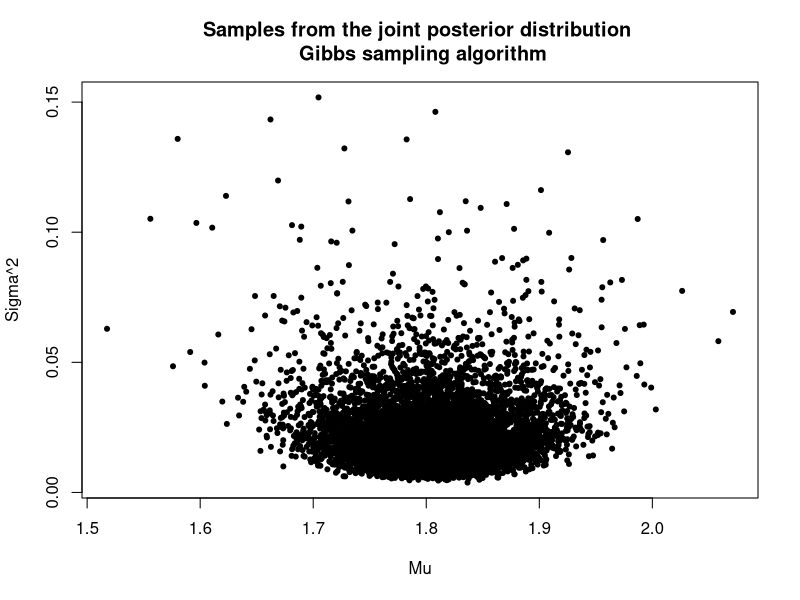

This figure's R source: (Note: this script raises an error after producing the figure.)
###  Sampling model: y_1,..,y_n | mu, sigma2 ~ N(mu, sigma2)
###  Prior: p(mu,sigma2)=p(mu)*p(sigma2)=N(mu0,tau2_0)*InverseGamma(nu0/2,nu0*sigma2_0/2)
###  Full conditionals:
###  - p(mu | y1,..,yn, sigma2) = N(mu_n,tau2_n)
###  - p(sigma2 | y1,.., yn, mu) = IGamma(nu_n/2, nu_n*sigma2_n(mu)/2)
###  where
###  tau2_n=1/((1/tau2_0)+(n/sigma2))
###  mu_n=tau2_n*((mu_0/tau2_0)+(n*ybar/sigma2))
###  nu_n = n+nu_0
###  sigma2_n(mu)=(1/nu_n)*(((n-1)*s2)+(n*(ybar-mu)^2)+(nu_0*sigma2_0))


###  Data

y <- c(1.64,1.70,1.72,1.74,1.82,1.82,1.82,1.90,2.08)
n <- length(y)
ybar <- mean(y)
s2 <- var(y)

### Prior

mu0 <- 1.9
tau2.0 <- 0.95^2
nu0 <- 1
sigma2.0 <- 0.01

### Functions to sample from the full conditionals
sample.sigma2 <- function(mu,nu0,sigma2.0,ybar,s2,n){

	nu.n <- n+nu0
	sigma2.n <- (1/nu.n)*(((n-1)*s2)+(n*(ybar-mu)^2)+(nu0*sigma2.0))
	
	post.shape <- nu.n/2
	post.scale <- (nu.n*sigma2.n)/2
	new.sigma2 <- 1/rgamma(1,post.shape,post.scale)
	return(new.sigma2)
}

sample.mu <- function(sigma2,mu0,tau2.0,ybar,n){
	
	tau2.n <- 1/((1/tau2.0)+(n/sigma2))
	mu.n <- tau2.n*((mu0/tau2.0)+(n*ybar/sigma2))
	
	new.mu <- rnorm(1,mu.n,sqrt(tau2.n))
	return(new.mu)
}



###
### Gibbs sampling algorithm

S <- 10000
phi <- matrix(0,S,2)

set.seed(1)
for(i in 1:S){

	if(i==1){
		# initial values
		phi[1,] <- c(ybar,s2)
	}
	
	if(i>1){
		phi[i,1] <- sample.mu(phi[(i-1),2],mu0,tau2.0,ybar,n)
		phi[i,2] <- sample.sigma2(phi[i,1],nu0,sigma2.0,ybar,s2,n)
	}
}



###

par(mfrow=c(1,1))
plot(phi[,1],phi[,2],xlab="Mu",ylab="Sigma^2",main="Samples from the joint posterior distribution \n Gibbs sampling algorithm",
type="p",pch=20,col="black")


par(mfrow=c(1,1))
image.plot(mu.grid,sigma2.grid,approx.joint.post.grid,xlab="Mu",ylab="Sigma^2",
main="p_D(mu, sigma^2 | y_1,..,y_n) and \n samples from joint posterior via Gibbs sampling",
col=heat.colors(100),xlim=c(1.6,2.0),ylim=c(0.001,0.025))

points(phi[,1],phi[,2],type="p",col="black")


plot(density(phi[,1]),xlab="Mu",main="Marginal posterior distribution p(mu | y_1,..,y_n) \n via Gibbs sampling",
type="l",lwd=3,lty=1,col="black")


plot(density(phi[,2]),xlab="Sigma^2",main="Marginal posterior distribution p(sigma^2 | y_1,..,y_n) \n via Gibbs sampling",
type="l",lwd=3,lty=1,col="black")

### Posterior summaries

## posterior means
mean(phi[,1])
mean(phi[,2])

## posterior medians
quantile(phi[,1],0.5)
quantile(phi[,2],0.5)



## 95% credible intervals based on posterior samples
quantile(phi[,1],c(0.025,0.975))
quantile(phi[,2],c(0.025,0.975))


plot(density(phi[,1]),xlab="Mu",main="Marginal posterior distribution p(mu | y_1,..,y_n) \n via Gibbs sampling",
type="l",lwd=3,lty=1,col="black")
abline(v=mean(phi[,1]),col="red",lwd=2)
abline(v=quantile(phi[,1],c(0.025,0.975)),col="grey",lwd=2)
abline(v=quantile(phi[,1],0.5),col="blue",lwd=2)


plot(density(phi[,2]),xlab="Sigma^2",main="Marginal posterior distribution p(sigma^2 | y_1,..,y_n) \n via Gibbs sampling",
type="l",lwd=3,lty=1,col="black")
abline(v=mean(phi[,2]),col="red",lwd=2)
abline(v=quantile(phi[,2],c(0.025,0.975)),col="grey",lwd=2)
abline(v=quantile(phi[,2],0.5),col="blue",lwd=2)


## posterior distribution of sigma

## posterior mean
mean(sqrt(phi[,2]))

## posterior median
quantile(sqrt(phi[,2]),0.5)

## 95% credible interval based on posterior samples
quantile(sqrt(phi[,2]),c(0.025,0.975))


plot(density(sqrt(phi[,2])),xlab="Sigma",main="Marginal posterior distribution p(sigma | y_1,..,y_n) \n via Gibbs sampling",
type="l",lwd=3,lty=1,col="black")
abline(v=mean(sqrt(phi[,2])),col="red",lwd=2)
abline(v=quantile(sqrt(phi[,2]),c(0.025,0.975)),col="grey",lwd=2)
abline(v=quantile(sqrt(phi[,2]),0.5),col="blue",lwd=2)


